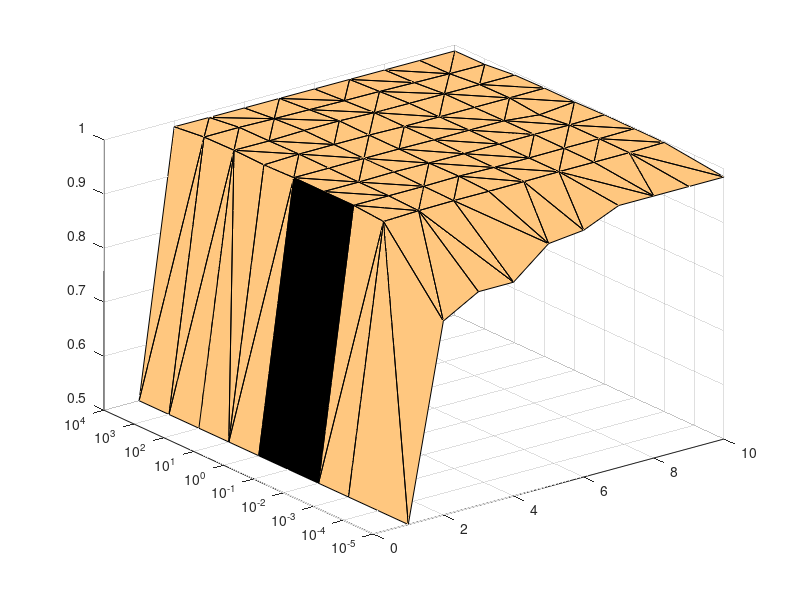

Write the MATLAB code that produced this figure.
X = importdata('gamma.txt');
Y = importdata('C.txt');
Z = importdata('acc1.txt');
 
Tri = delaunay(X,Y);
C = Z;
trisurf(Tri,X,Y,Z,C);
set(gca,'XScale','log');
set(gca,'YScale','log');
X = importdata('degree.txt');
Y = importdata('C.txt');
Z = importdata('acc2.txt');
Tri = delaunay(X,Y);
C = Z;
trisurf(Tri,X,Y,C);
set(gca,'YScale','log');
colormap copper
